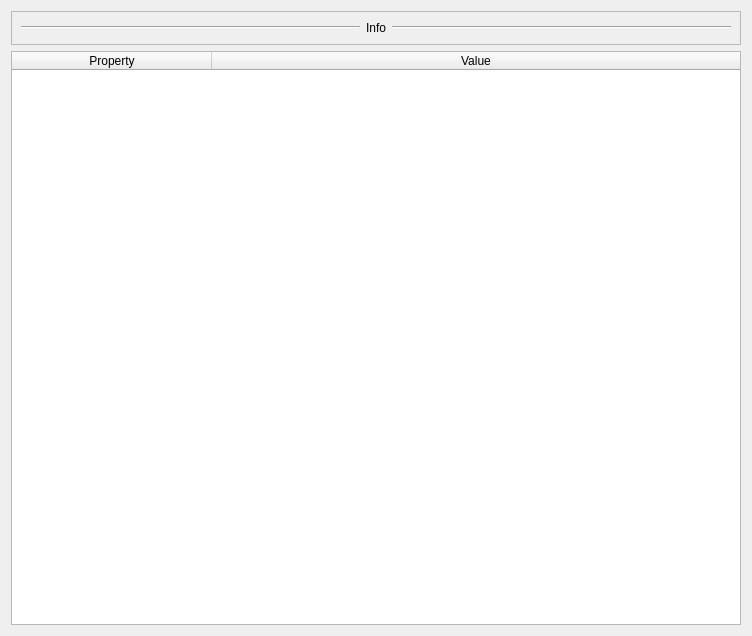
<?xml version="1.0" encoding="UTF-8"?>
<ui version="4.0">
 <class>Form</class>
 <widget class="QWidget" name="Form">
  <property name="geometry">
   <rect>
    <x>0</x>
    <y>0</y>
    <width>752</width>
    <height>636</height>
   </rect>
  </property>
  <property name="windowTitle">
   <string>Form</string>
  </property>
  <layout class="QVBoxLayout" name="verticalLayout">
   <item>
    <widget class="QFrame" name="titleBlock">
     <property name="frameShape">
      <enum>QFrame::StyledPanel</enum>
     </property>
     <property name="frameShadow">
      <enum>QFrame::Raised</enum>
     </property>
     <layout class="QHBoxLayout" name="horizontalLayout" stretch="1,0,1">
      <item>
       <widget class="Line" name="titleLineLeft">
        <property name="orientation">
         <enum>Qt::Horizontal</enum>
        </property>
       </widget>
      </item>
      <item>
       <widget class="QLabel" name="widgetTitle">
        <property name="text">
         <string>Info</string>
        </property>
       </widget>
      </item>
      <item>
       <widget class="Line" name="titleLineRight">
        <property name="orientation">
         <enum>Qt::Horizontal</enum>
        </property>
       </widget>
      </item>
     </layout>
    </widget>
   </item>
   <item>
    <widget class="QTableWidget" name="tableWidget">
     <attribute name="horizontalHeaderMinimumSectionSize">
      <number>200</number>
     </attribute>
     <attribute name="horizontalHeaderStretchLastSection">
      <bool>true</bool>
     </attribute>
     <attribute name="verticalHeaderVisible">
      <bool>false</bool>
     </attribute>
     <attribute name="verticalHeaderCascadingSectionResizes">
      <bool>false</bool>
     </attribute>
     <attribute name="verticalHeaderShowSortIndicator" stdset="0">
      <bool>false</bool>
     </attribute>
     <attribute name="verticalHeaderStretchLastSection">
      <bool>false</bool>
     </attribute>
     <column>
      <property name="text">
       <string>Property</string>
      </property>
     </column>
     <column>
      <property name="text">
       <string>Value</string>
      </property>
     </column>
    </widget>
   </item>
  </layout>
 </widget>
 <resources/>
 <connections/>
</ui>
